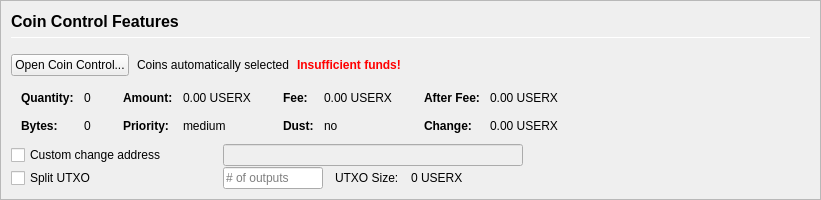
         <widget class="QFrame" name="frameCoinControl">
          <property name="sizePolicy">
           <sizepolicy hsizetype="Expanding" vsizetype="Expanding">
            <horstretch>0</horstretch>
            <verstretch>0</verstretch>
           </sizepolicy>
          </property>
          <property name="maximumSize">
           <size>
            <width>16777215</width>
            <height>16777215</height>
           </size>
          </property>
          <property name="frameShape">
           <enum>QFrame::StyledPanel</enum>
          </property>
          <property name="frameShadow">
           <enum>QFrame::Sunken</enum>
          </property>
          <layout class="QVBoxLayout" name="verticalLayoutCoinControl2">
           <property name="spacing">
            <number>0</number>
           </property>
           <property name="leftMargin">
            <number>0</number>
           </property>
           <property name="topMargin">
            <number>0</number>
           </property>
           <property name="rightMargin">
            <number>0</number>
           </property>
           <property name="bottomMargin">
            <number>0</number>
           </property>
           <item>
            <widget class="QFrame" name="frameCoinControl_BG">
             <layout class="QVBoxLayout" name="verticalLayoutCoinControl" stretch="0,0,0,0,0,0">
              <property name="spacing">
               <number>1</number>
              </property>
              <property name="leftMargin">
               <number>10</number>
              </property>
              <property name="topMargin">
               <number>10</number>
              </property>
              <item>
               <layout class="QHBoxLayout" name="horizontalLayoutCoinControl1">
                <property name="bottomMargin">
                 <number>15</number>
                </property>
                <item>
                 <layout class="QVBoxLayout" name="verticalLayout_3">
                  <property name="spacing">
                   <number>6</number>
                  </property>
                  <item>
                   <widget class="QLabel" name="labelCoinControlFeatures">
                    <property name="sizePolicy">
                     <sizepolicy hsizetype="Preferred" vsizetype="Maximum">
                      <horstretch>0</horstretch>
                      <verstretch>0</verstretch>
                     </sizepolicy>
                    </property>
                    <property name="minimumSize">
                     <size>
                      <width>0</width>
                      <height>20</height>
                     </size>
                    </property>
                    <property name="font">
                     <font>
                      <pointsize>12</pointsize>
                      <weight>75</weight>
                      <bold>true</bold>
                     </font>
                    </property>
                    <property name="styleSheet">
                     <string notr="true">font-weight:bold;</string>
                    </property>
                    <property name="text">
                     <string>Coin Control Features</string>
                    </property>
                   </widget>
                  </item>
                  <item>
                   <widget class="Line" name="line">
                    <property name="minimumSize">
                     <size>
                      <width>0</width>
                      <height>1</height>
                     </size>
                    </property>
                    <property name="maximumSize">
                     <size>
                      <width>16777215</width>
                      <height>1</height>
                     </size>
                    </property>
                    <property name="orientation">
                     <enum>Qt::Horizontal</enum>
                    </property>
                   </widget>
                  </item>
                 </layout>
                </item>
               </layout>
              </item>
              <item>
               <layout class="QHBoxLayout" name="horizontalLayoutCoinControl2" stretch="0,0,0,0">
                <property name="spacing">
                 <number>8</number>
                </property>
                <property name="bottomMargin">
                 <number>10</number>
                </property>
                <item>
                 <widget class="QPushButton" name="pushButtonCoinControl">
                  <property name="styleSheet">
                   <string notr="true"/>
                  </property>
                  <property name="text">
                   <string>Open Coin Control...</string>
                  </property>
                  <property name="autoDefault">
                   <bool>false</bool>
                  </property>
                 </widget>
                </item>
                <item>
                 <widget class="QLabel" name="labelCoinControlAutomaticallySelected">
                  <property name="text">
                   <string>Coins automatically selected</string>
                  </property>
                  <property name="margin">
                   <number>5</number>
                  </property>
                 </widget>
                </item>
                <item>
                 <widget class="QLabel" name="labelCoinControlInsuffFunds">
                  <property name="font">
                   <font>
                    <weight>75</weight>
                    <bold>true</bold>
                   </font>
                  </property>
                  <property name="styleSheet">
                   <string notr="true">color:red;font-weight:bold;</string>
                  </property>
                  <property name="text">
                   <string>Insufficient funds!</string>
                  </property>
                  <property name="margin">
                   <number>5</number>
                  </property>
                 </widget>
                </item>
                <item>
                 <spacer name="horizontalSpacerCoinControl">
                  <property name="orientation">
                   <enum>Qt::Horizontal</enum>
                  </property>
                  <property name="sizeHint" stdset="0">
                   <size>
                    <width>40</width>
                    <height>1</height>
                   </size>
                  </property>
                 </spacer>
                </item>
               </layout>
              </item>
              <item>
               <widget class="QWidget" name="widgetCoinControl" native="true">
                <property name="sizePolicy">
                 <sizepolicy hsizetype="Preferred" vsizetype="Preferred">
                  <horstretch>0</horstretch>
                  <verstretch>0</verstretch>
                 </sizepolicy>
                </property>
                <property name="minimumSize">
                 <size>
                  <width>0</width>
                  <height>0</height>
                 </size>
                </property>
                <property name="styleSheet">
                 <string notr="true"/>
                </property>
                <layout class="QHBoxLayout" name="horizontalLayoutCoinControl5">
                 <property name="leftMargin">
                  <number>0</number>
                 </property>
                 <property name="topMargin">
                  <number>0</number>
                 </property>
                 <property name="rightMargin">
                  <number>0</number>
                 </property>
                 <property name="bottomMargin">
                  <number>0</number>
                 </property>
                 <item>
                  <layout class="QHBoxLayout" name="horizontalLayoutCoinControl3" stretch="0,0,0,1">
                   <property name="spacing">
                    <number>20</number>
                   </property>
                   <property name="topMargin">
                    <number>0</number>
                   </property>
                   <property name="bottomMargin">
                    <number>10</number>
                   </property>
                   <item>
                    <layout class="QFormLayout" name="formLayoutCoinControl1">
                     <property name="horizontalSpacing">
                      <number>10</number>
                     </property>
                     <property name="verticalSpacing">
                      <number>14</number>
                     </property>
                     <property name="leftMargin">
                      <number>10</number>
                     </property>
                     <property name="topMargin">
                      <number>4</number>
                     </property>
                     <property name="rightMargin">
                      <number>6</number>
                     </property>
                     <item row="0" column="0">
                      <widget class="QLabel" name="labelCoinControlQuantityText">
                       <property name="font">
                        <font>
                         <weight>75</weight>
                         <bold>true</bold>
                        </font>
                       </property>
                       <property name="text">
                        <string>Quantity:</string>
                       </property>
                       <property name="margin">
                        <number>0</number>
                       </property>
                      </widget>
                     </item>
                     <item row="0" column="1">
                      <widget class="QLabel" name="labelCoinControlQuantity">
                       <property name="cursor">
                        <cursorShape>IBeamCursor</cursorShape>
                       </property>
                       <property name="contextMenuPolicy">
                        <enum>Qt::ActionsContextMenu</enum>
                       </property>
                       <property name="text">
                        <string notr="true">0</string>
                       </property>
                       <property name="margin">
                        <number>0</number>
                       </property>
                       <property name="textInteractionFlags">
                        <set>Qt::LinksAccessibleByMouse|Qt::TextSelectableByKeyboard|Qt::TextSelectableByMouse</set>
                       </property>
                      </widget>
                     </item>
                     <item row="1" column="0">
                      <widget class="QLabel" name="labelCoinControlBytesText">
                       <property name="font">
                        <font>
                         <weight>75</weight>
                         <bold>true</bold>
                        </font>
                       </property>
                       <property name="text">
                        <string>Bytes:</string>
                       </property>
                      </widget>
                     </item>
                     <item row="1" column="1">
                      <widget class="QLabel" name="labelCoinControlBytes">
                       <property name="cursor">
                        <cursorShape>IBeamCursor</cursorShape>
                       </property>
                       <property name="contextMenuPolicy">
                        <enum>Qt::ActionsContextMenu</enum>
                       </property>
                       <property name="text">
                        <string notr="true">0</string>
                       </property>
                       <property name="textInteractionFlags">
                        <set>Qt::LinksAccessibleByMouse|Qt::TextSelectableByKeyboard|Qt::TextSelectableByMouse</set>
                       </property>
                      </widget>
                     </item>
                    </layout>
                   </item>
                   <item>
                    <layout class="QFormLayout" name="formLayoutCoinControl2">
                     <property name="horizontalSpacing">
                      <number>10</number>
                     </property>
                     <property name="verticalSpacing">
                      <number>14</number>
                     </property>
                     <property name="leftMargin">
                      <number>6</number>
                     </property>
                     <property name="topMargin">
                      <number>4</number>
                     </property>
                     <property name="rightMargin">
                      <number>6</number>
                     </property>
                     <item row="0" column="0">
                      <widget class="QLabel" name="labelCoinControlAmountText">
                       <property name="font">
                        <font>
                         <weight>75</weight>
                         <bold>true</bold>
                        </font>
                       </property>
                       <property name="text">
                        <string>Amount:</string>
                       </property>
                       <property name="margin">
                        <number>0</number>
                       </property>
                      </widget>
                     </item>
                     <item row="0" column="1">
                      <widget class="QLabel" name="labelCoinControlAmount">
                       <property name="cursor">
                        <cursorShape>IBeamCursor</cursorShape>
                       </property>
                       <property name="contextMenuPolicy">
                        <enum>Qt::ActionsContextMenu</enum>
                       </property>
                       <property name="text">
                        <string notr="true">0.00 USERX</string>
                       </property>
                       <property name="textInteractionFlags">
                        <set>Qt::LinksAccessibleByMouse|Qt::TextSelectableByKeyboard|Qt::TextSelectableByMouse</set>
                       </property>
                      </widget>
                     </item>
                     <item row="1" column="0">
                      <widget class="QLabel" name="labelCoinControlPriorityText">
                       <property name="font">
                        <font>
                         <weight>75</weight>
                         <bold>true</bold>
                        </font>
                       </property>
                       <property name="text">
                        <string>Priority:</string>
                       </property>
                      </widget>
                     </item>
                     <item row="1" column="1">
                      <widget class="QLabel" name="labelCoinControlPriority">
                       <property name="cursor">
                        <cursorShape>IBeamCursor</cursorShape>
                       </property>
                       <property name="contextMenuPolicy">
                        <enum>Qt::ActionsContextMenu</enum>
                       </property>
                       <property name="text">
                        <string>medium</string>
                       </property>
                       <property name="textInteractionFlags">
                        <set>Qt::LinksAccessibleByMouse|Qt::TextSelectableByKeyboard|Qt::TextSelectableByMouse</set>
                       </property>
                      </widget>
                     </item>
                    </layout>
                   </item>
                   <item>
                    <layout class="QFormLayout" name="formLayoutCoinControl3">
                     <property name="horizontalSpacing">
                      <number>10</number>
                     </property>
                     <property name="verticalSpacing">
                      <number>14</number>
                     </property>
                     <property name="leftMargin">
                      <number>6</number>
                     </property>
                     <property name="topMargin">
                      <number>4</number>
                     </property>
                     <property name="rightMargin">
                      <number>6</number>
                     </property>
                     <item row="0" column="0">
                      <widget class="QLabel" name="labelCoinControlFeeText">
                       <property name="font">
                        <font>
                         <weight>75</weight>
                         <bold>true</bold>
                        </font>
                       </property>
                       <property name="text">
                        <string>Fee:</string>
                       </property>
                       <property name="margin">
                        <number>0</number>
                       </property>
                      </widget>
                     </item>
                     <item row="0" column="1">
                      <widget class="QLabel" name="labelCoinControlFee">
                       <property name="cursor">
                        <cursorShape>IBeamCursor</cursorShape>
                       </property>
                       <property name="contextMenuPolicy">
                        <enum>Qt::ActionsContextMenu</enum>
                       </property>
                       <property name="text">
                        <string notr="true">0.00 USERX</string>
                       </property>
                       <property name="textInteractionFlags">
                        <set>Qt::LinksAccessibleByMouse|Qt::TextSelectableByKeyboard|Qt::TextSelectableByMouse</set>
                       </property>
                      </widget>
                     </item>
                     <item row="1" column="0">
                      <widget class="QLabel" name="labelCoinControlLowOutputText">
                       <property name="font">
                        <font>
                         <weight>75</weight>
                         <bold>true</bold>
                        </font>
                       </property>
                       <property name="text">
                        <string>Dust:</string>
                       </property>
                      </widget>
                     </item>
                     <item row="1" column="1">
                      <widget class="QLabel" name="labelCoinControlLowOutput">
                       <property name="cursor">
                        <cursorShape>IBeamCursor</cursorShape>
                       </property>
                       <property name="contextMenuPolicy">
                        <enum>Qt::ActionsContextMenu</enum>
                       </property>
                       <property name="text">
                        <string>no</string>
                       </property>
                       <property name="textInteractionFlags">
                        <set>Qt::LinksAccessibleByMouse|Qt::TextSelectableByKeyboard|Qt::TextSelectableByMouse</set>
                       </property>
                      </widget>
                     </item>
                    </layout>
                   </item>
                   <item>
                    <layout class="QFormLayout" name="formLayoutCoinControl4">
                     <property name="horizontalSpacing">
                      <number>10</number>
                     </property>
                     <property name="verticalSpacing">
                      <number>14</number>
                     </property>
                     <property name="leftMargin">
                      <number>6</number>
                     </property>
                     <property name="topMargin">
                      <number>4</number>
                     </property>
                     <property name="rightMargin">
                      <number>6</number>
                     </property>
                     <item row="0" column="0">
                      <widget class="QLabel" name="labelCoinControlAfterFeeText">
                       <property name="font">
                        <font>
                         <weight>75</weight>
                         <bold>true</bold>
                        </font>
                       </property>
                       <property name="text">
                        <string>After Fee:</string>
                       </property>
                       <property name="margin">
                        <number>0</number>
                       </property>
                      </widget>
                     </item>
                     <item row="0" column="1">
                      <widget class="QLabel" name="labelCoinControlAfterFee">
                       <property name="cursor">
                        <cursorShape>IBeamCursor</cursorShape>
                       </property>
                       <property name="contextMenuPolicy">
                        <enum>Qt::ActionsContextMenu</enum>
                       </property>
                       <property name="text">
                        <string notr="true">0.00 USERX</string>
                       </property>
                       <property name="textInteractionFlags">
                        <set>Qt::LinksAccessibleByMouse|Qt::TextSelectableByKeyboard|Qt::TextSelectableByMouse</set>
                       </property>
                      </widget>
                     </item>
                     <item row="1" column="0">
                      <widget class="QLabel" name="labelCoinControlChangeText">
                       <property name="font">
                        <font>
                         <weight>75</weight>
                         <bold>true</bold>
                        </font>
                       </property>
                       <property name="text">
                        <string>Change:</string>
                       </property>
                      </widget>
                     </item>
                     <item row="1" column="1">
                      <widget class="QLabel" name="labelCoinControlChange">
                       <property name="cursor">
                        <cursorShape>IBeamCursor</cursorShape>
                       </property>
                       <property name="contextMenuPolicy">
                        <enum>Qt::ActionsContextMenu</enum>
                       </property>
                       <property name="text">
                        <string notr="true">0.00 USERX</string>
                       </property>
                       <property name="textInteractionFlags">
                        <set>Qt::LinksAccessibleByMouse|Qt::TextSelectableByKeyboard|Qt::TextSelectableByMouse</set>
                       </property>
                      </widget>
                     </item>
                    </layout>
                   </item>
                  </layout>
                 </item>
                </layout>
               </widget>
              </item>
              <item>
               <layout class="QHBoxLayout" name="horizontalLayoutCoinControl4">
                <property name="spacing">
                 <number>12</number>
                </property>
                <property name="sizeConstraint">
                 <enum>QLayout::SetDefaultConstraint</enum>
                </property>
                <property name="topMargin">
                 <number>0</number>
                </property>
                <property name="rightMargin">
                 <number>0</number>
                </property>
                <item>
                 <widget class="QCheckBox" name="checkBoxCoinControlChange">
                  <property name="sizePolicy">
                   <sizepolicy hsizetype="Preferred" vsizetype="Preferred">
                    <horstretch>0</horstretch>
                    <verstretch>0</verstretch>
                   </sizepolicy>
                  </property>
                  <property name="minimumSize">
                   <size>
                    <width>200</width>
                    <height>0</height>
                   </size>
                  </property>
                  <property name="maximumSize">
                   <size>
                    <width>200</width>
                    <height>16777215</height>
                   </size>
                  </property>
                  <property name="toolTip">
                   <string>If this is activated, but the change address is empty or invalid, change will be sent to a newly generated address.</string>
                  </property>
                  <property name="text">
                   <string>Custom change address</string>
                  </property>
                 </widget>
                </item>
                <item>
                 <widget class="QValidatedLineEdit" name="lineEditCoinControlChange">
                  <property name="enabled">
                   <bool>false</bool>
                  </property>
                  <property name="sizePolicy">
                   <sizepolicy hsizetype="Preferred" vsizetype="Preferred">
                    <horstretch>0</horstretch>
                    <verstretch>0</verstretch>
                   </sizepolicy>
                  </property>
                  <property name="minimumSize">
                   <size>
                    <width>300</width>
                    <height>0</height>
                   </size>
                  </property>
                 </widget>
                </item>
                <item>
                 <widget class="QLabel" name="labelCoinControlChangeLabel">
                  <property name="sizePolicy">
                   <sizepolicy hsizetype="Preferred" vsizetype="Preferred">
                    <horstretch>0</horstretch>
                    <verstretch>0</verstretch>
                   </sizepolicy>
                  </property>
                  <property name="minimumSize">
                   <size>
                    <width>100</width>
                    <height>0</height>
                   </size>
                  </property>
                  <property name="text">
                   <string/>
                  </property>
                  <property name="margin">
                   <number>3</number>
                  </property>
                 </widget>
                </item>
               </layout>
              </item>
              <item>
               <layout class="QHBoxLayout" name="horizontalLayoutCoinControl6">
                <property name="spacing">
                 <number>12</number>
                </property>
                <property name="rightMargin">
                 <number>0</number>
                </property>
                <item>
                 <widget class="QCheckBox" name="splitBlockCheckBox">
                  <property name="sizePolicy">
                   <sizepolicy hsizetype="Preferred" vsizetype="Preferred">
                    <horstretch>0</horstretch>
                    <verstretch>0</verstretch>
                   </sizepolicy>
                  </property>
                  <property name="minimumSize">
                   <size>
                    <width>200</width>
                    <height>0</height>
                   </size>
                  </property>
                  <property name="maximumSize">
                   <size>
                    <width>200</width>
                    <height>16777215</height>
                   </size>
                  </property>
                  <property name="text">
                   <string>Split UTXO</string>
                  </property>
                 </widget>
                </item>
                <item>
                 <widget class="QLineEdit" name="splitBlockLineEdit">
                  <property name="sizePolicy">
                   <sizepolicy hsizetype="Preferred" vsizetype="Preferred">
                    <horstretch>50</horstretch>
                    <verstretch>0</verstretch>
                   </sizepolicy>
                  </property>
                  <property name="minimumSize">
                   <size>
                    <width>100</width>
                    <height>0</height>
                   </size>
                  </property>
                  <property name="maximumSize">
                   <size>
                    <width>100</width>
                    <height>16777215</height>
                   </size>
                  </property>
                  <property name="placeholderText">
                   <string># of outputs</string>
                  </property>
                 </widget>
                </item>
                <item>
                 <widget class="QLabel" name="labelBlockSizeText">
                  <property name="text">
                   <string>UTXO Size:</string>
                  </property>
                 </widget>
                </item>
                <item>
                 <widget class="QLabel" name="labelBlockSize">
                  <property name="text">
                   <string>0 USERX</string>
                  </property>
                 </widget>
                </item>
                <item>
                 <spacer name="horizontalSpacer_7">
                  <property name="orientation">
                   <enum>Qt::Horizontal</enum>
                  </property>
                  <property name="sizeHint" stdset="0">
                   <size>
                    <width>40</width>
                    <height>20</height>
                   </size>
                  </property>
                 </spacer>
                </item>
               </layout>
              </item>
              <item>
               <spacer name="verticalSpacerCoinControl">
                <property name="orientation">
                 <enum>Qt::Vertical</enum>
                </property>
                <property name="sizeHint" stdset="0">
                 <size>
                  <width>800</width>
                  <height>1</height>
                 </size>
                </property>
               </spacer>
              </item>
             </layout>
            </widget>
           </item>
          </layout>
         </widget>
